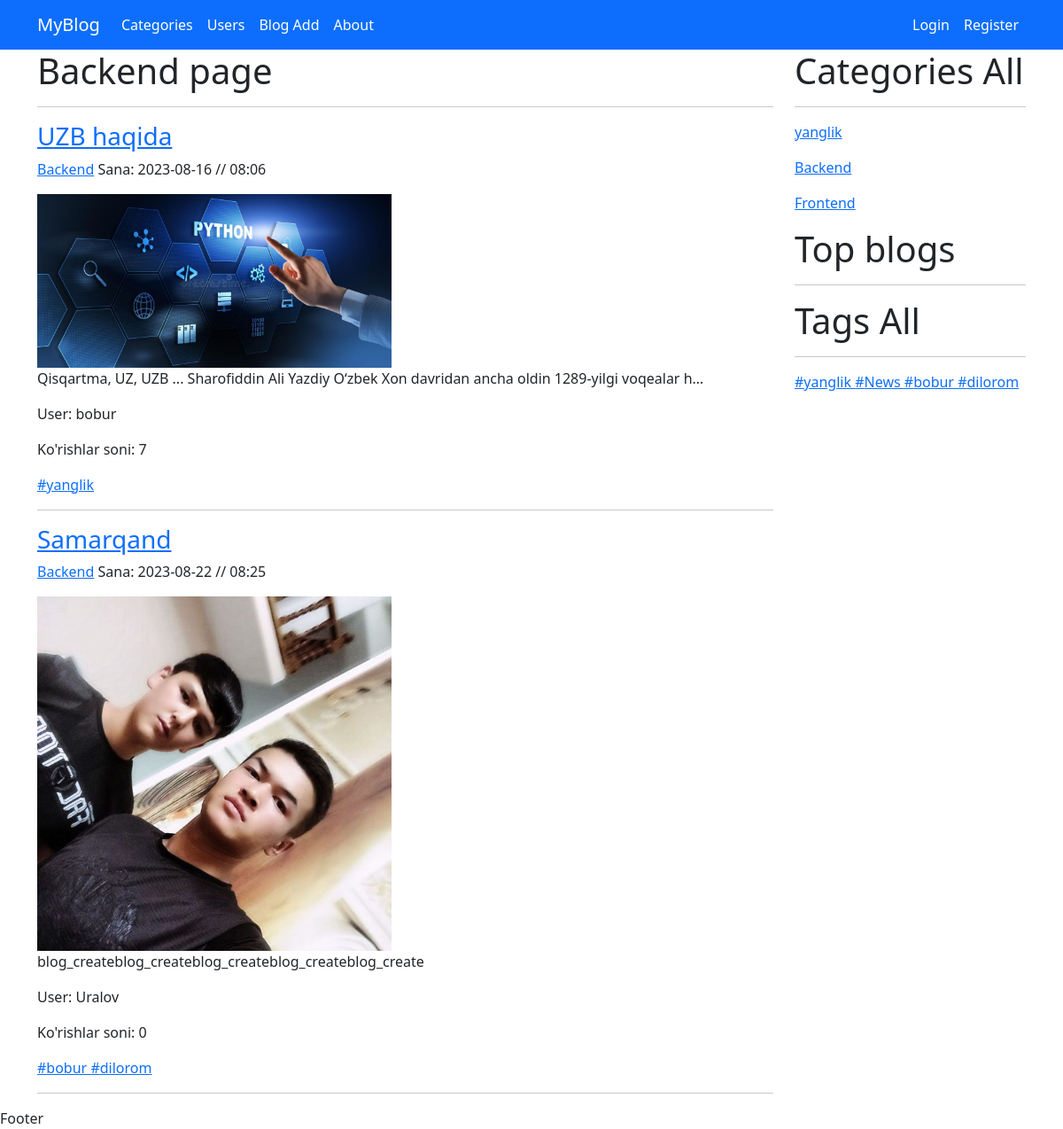
/category/Backend, run on the app's committed database.
### myapp/models.py (models this page shows, shortened)
class Category(models.Model):
    name = models.CharField(max_length=100)
    slug = models.SlugField(max_length=100, unique=True)
    image = models.ImageField(upload_to='category/')
    description = models.TextField()

class Blog(models.Model):
    title = models.CharField(max_length=200)
    slug = models.SlugField(max_length=200, unique=True)
    description = models.TextField()
    image = models.ImageField(upload_to='blog/')
    created = models.DateTimeField(auto_now_add=True)
    updated = models.DateTimeField(auto_now=True)
    views = models.PositiveBigIntegerField(default=0)
    category = models.ForeignKey(Category, on_delete=models.SET_NULL, null=True)
    user = models.ForeignKey(User, on_delete=models.SET_NULL, null=True)
    tags = models.ManyToManyField(Tag)

class Tag(models.Model):
    name = models.CharField(max_length=50)
    slug = models.SlugField(max_length=50)

### myapp/views.py (the view)
# urls.py: path('category/<slug:slug>', category_blogs, name='category_blogs'),
def category_blogs(request, slug):
    category = Category.objects.get(slug=slug)
    blogs = Blog.objects.filter(category=category)
    context = {
        'category': category,
        'blogs': blogs
    }
    return render(request, 'category_blogs.html', context)

### myapp/context_processors.py (called while the page is built)
def category(request):
    categories = Category.objects.all()
    return {'categories': categories}

def tag(request):
    tags = Tag.objects.all()
    return {'tags': tags}

### templates/category_blogs.html (shortened to what this page needs)
{% extends 'base.html' %}
{% block content %}
    <h1>{{ category.name }} page</h1>
    <hr>
    {% for blog in blogs %}
        <h3><a href="{% url 'blog_detail' blog.slug %}">{{ blog.title }}</a></h3>
        <p><a href="{% url 'category_blogs' blog.category.slug %}">{{ blog.category.name }}</a>
            Sana: {{ blog.created | date:'Y-m-d // h:i' }}</p>
        <img style="width: 400px;" src="{{ blog.image.url }}" alt="Bu rasm">
        <p>{{ blog.description | truncatechars:100 }}</p>
        <p>User: {{ blog.user.username }}</p>
        <p>Ko'rishlar soni: {{ blog.views }}</p>
        {% for tag in blog.tags.all %}
            <a href="{% url 'tag_blogs' tag.slug %}">#{{ tag.name }} </a>
        {% endfor %}
        <hr>
    {% endfor %}
{% endblock %}

### templates/base.html (shortened to what this page needs)
<!DOCTYPE html>
<html lang="en">
<head>
    {% load static %}
    <link href="https://cdn.jsdelivr.net/npm/bootstrap@5.0.2/dist/css/bootstrap.min.css" rel="stylesheet"
>
</head>
<body>
<header>
    <nav class="navbar navbar-expand-lg navbar-dark bg-primary">
        <div class="container">
            <a class="navbar-brand" href="{% url 'home' %}">MyBlog</a>
            <div class="collapse navbar-collapse" id="navbarSupportedContent">
                <ul class="navbar-nav me-auto mb-2 mb-lg-0">
                    <li class="nav-item">
                        <a class="nav-link active" href="{% url 'category_list' %}">Categories</a>
                    </li>
                    <li class="nav-item">
                        <a href="{% url 'user_list' %}" class="nav-link active">Users</a>
                    </li>
                    <li class="nav-item">
                        <a href="{% url 'blog_create' %}" class="nav-link active">Blog Add</a>
                    </li>
                    <li class="nav-item">
                        <a href="{% url 'about_page' %}" class="nav-link active">About</a>
                    </li>
                </ul>
                <ul class="navbar-nav  mb-2 mb-lg-0">
                    {% if user.is_authenticated %}
                    <li class="nav-item">
                        <a  class="nav-link active">{{ user.username }}</a>
                    </li>
                    <li class="nav-item">
                        <a href="{% url 'logout_page' %}" class="nav-link active">Chiqish</a>
                    </li>
                    {% else %}
                    <li class="nav-item">
                        <a href="{% url 'login_page' %}" class="nav-link active">Login</a>
                    </li>
                    <li class="nav-item">
                        <a href="{% url 'register' %}" class="nav-link active">Register</a>
                    </li>
                    {% endif %}
                </ul>
            </div>
        </div>
    </nav>
</header>
<div class="container">
    <div class="row">
        <div class="col-lg-9">
            {% block content %}
            {% endblock %}
        </div>
        <div class="col-lg-3">
            <h1>Categories All</h1>
            <hr>
            {% for category in categories %}
                <p><a href="{% url 'category_blogs' category.slug %}">{{ category.name }}</a></p>
            {% endfor %}
            <h1>Top blogs</h1>
            <hr>
            <h1>Tags All</h1>
            <hr>
            {% for tag in tags %}
                <a href="{% url 'tag_blogs' tag.slug %}">#{{ tag.name }} </a>
            {% endfor %}
        </div>
    </div>
</div>
<footer>
    Footer
</footer>
</body>
</html>

### data on the page
Category: name "Backend"
Blog: title "UZB haqida", category.name "Backend", created "2023-08-16 // 08:06", image (picture), description "Qisqartma, UZ, UZB ... Sharofiddin Ali Yazdiy Oʻzbek Xon davridan ancha oldin 1289-yilgi voqealar h…", user.username "bobur", views "7"
Tag: name "yanglik"
Blog: title "Samarqand", category.name "Backend", created "2023-08-22 // 08:25", image (picture), description "blog_createblog_createblog_createblog_createblog_create", user.username "Uralov", views "0"
Tag: name "bobur"
Tag: name "dilorom"
Category: name "yanglik"
Category: name "Frontend"
Tag: name "News"
